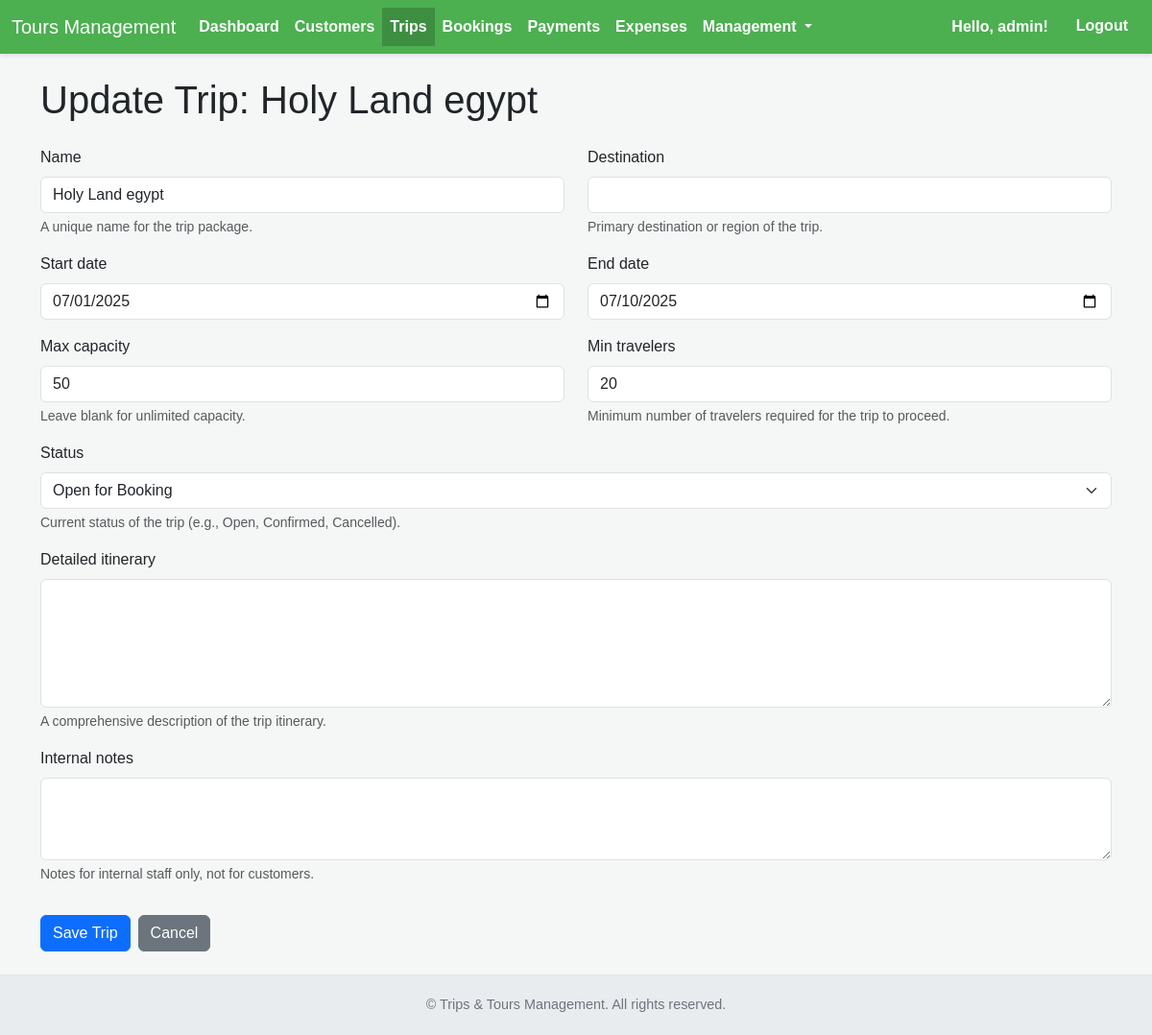
The app's page /trips/5/edit/ (signed in) with its own data.
### trips/models.py (models this page shows, shortened)
class Trip(models.Model):
    TRIP_STATUS_CHOICES = [
        ('open', 'Open for Booking'),
        ('confirmed', 'Confirmed'),
        ('full', 'Full'),
        ('cancelled', 'Cancelled'),
        ('completed', 'Completed'),
    ]
    name = models.CharField(max_length=200, unique=True, help_text="Unique name for the trip package.")
    destination = models.CharField(max_length=255, blank=True, help_text="Primary destination or region of the trip.")
    start_date = models.DateField()
    end_date = models.DateField()
    internal_notes = models.TextField(blank=True, help_text="Notes for internal staff only, not for customers.")
    detailed_itinerary = models.TextField(blank=True, help_text="A comprehensive description of the trip itinerary.")
    max_capacity = models.PositiveIntegerField(blank=True, null=True, help_text="Maximum number of travelers this trip can accommodate.")
    min_travelers = models.PositiveIntegerField(blank=True, null=True, help_text="Minimum number of travelers required for the trip to proceed.")
    status = models.CharField(
        max_length=20,
        choices=TRIP_STATUS_CHOICES,
        default='open',
        help_text="Current status of the trip (e.g., Open, Confirmed, Cancelled)."
    )
    date_created = models.DateTimeField(auto_now_add=True)
    last_updated = models.DateTimeField(auto_now=True)
    class Meta:
        ordering = ['start_date', 'name']
        verbose_name = "Trip"
        verbose_name_plural = "Trips"
        unique_together = ['name', 'start_date']

### trips/views.py (the view)
# urls.py: path('<int:pk>/edit/', views.trip_update, name='trip_update'),
@login_required
def trip_update(request, pk):
    trip = get_object_or_404(Trip, pk=pk)
    if request.method == 'POST':
        form = TripForm(request.POST, instance=trip)
        if form.is_valid():
            form.save()
            return redirect('trip_detail', pk=trip.pk)
    else:
        form = TripForm(instance=trip)
    context = {
        'form': form,
        'title': f'Update Trip: {trip.name}',
        'trip': trip,
    }
    return render(request, 'trips/trip_form.html', context)

### trips/forms.py (shortened to what this page needs)
class TripForm(forms.ModelForm):
    class Meta:
        model = Trip
        fields = [
            'name', 'destination', 'start_date', 'end_date',
            'max_capacity', 'min_travelers', 'status',
            'internal_notes', 'detailed_itinerary'
        ]
        widgets = {
            'start_date': forms.DateInput(attrs={'type': 'date'}),
            'end_date': forms.DateInput(attrs={'type': 'date'}),
            'internal_notes': forms.Textarea(attrs={'rows': 3}),
            'detailed_itinerary': forms.Textarea(attrs={'rows': 5}),
        }
        help_texts = {
            'name': 'A unique name for the trip package.',
            'max_capacity': 'Leave blank for unlimited capacity.',
        }

### customers/templatetags/app_filters.py (called while the page is built)
@register.filter(name='add_class')
def add_class(value, arg):
    return value.as_widget(attrs={'class': arg})

### trips/templates/trips/trip_form.html (shortened to what this page needs)
{% extends "base.html" %}
{% load app_filters %}
{% block content %}
    <h1 class="mb-4">{{ title }}</h1>
    <form method="post">
        <div class="row">
            <div class="col-md-6 mb-3">
                <label for="{{ form.name.id_for_label }}" class="form-label">{{ form.name.label }}</label>
                {{ form.name|add_class:"form-control" }}
                {% if form.name.help_text %}<div class="form-text">{{ form.name.help_text }}</div>{% endif %}
            </div>
            <div class="col-md-6 mb-3">
                <label for="{{ form.destination.id_for_label }}" class="form-label">{{ form.destination.label }}</label>
                {{ form.destination|add_class:"form-control" }}
                {% if form.destination.help_text %}<div class="form-text">{{ form.destination.help_text }}</div>{% endif %}
            </div>
            <div class="col-md-6 mb-3">
                <label for="{{ form.start_date.id_for_label }}" class="form-label">{{ form.start_date.label }}</label>
                {{ form.start_date|add_class:"form-control" }}
            </div>
            <div class="col-md-6 mb-3">
                <label for="{{ form.end_date.id_for_label }}" class="form-label">{{ form.end_date.label }}</label>
                {{ form.end_date|add_class:"form-control" }}
            </div>
            <div class="col-md-6 mb-3">
                <label for="{{ form.max_capacity.id_for_label }}" class="form-label">{{ form.max_capacity.label }}</label>
                {{ form.max_capacity|add_class:"form-control" }}
                {% if form.max_capacity.help_text %}<div class="form-text">{{ form.max_capacity.help_text }}</div>{% endif %}
            </div>
            <div class="col-md-6 mb-3">
                <label for="{{ form.min_travelers.id_for_label }}" class="form-label">{{ form.min_travelers.label }}</label>
                {{ form.min_travelers|add_class:"form-control" }}
                {% if form.min_travelers.help_text %}<div class="form-text">{{ form.min_travelers.help_text }}</div>{% endif %}
            </div>
            <div class="col-md-12 mb-3">
                <label for="{{ form.status.id_for_label }}" class="form-label">{{ form.status.label }}</label>
                {{ form.status|add_class:"form-select" }}
                {% if form.status.help_text %}<div class="form-text">{{ form.status.help_text }}</div>{% endif %}
            </div>
            <div class="col-md-12 mb-3">
                <label for="{{ form.detailed_itinerary.id_for_label }}" class="form-label">{{ form.detailed_itinerary.label }}</label>
                {{ form.detailed_itinerary|add_class:"form-control" }}
                {% if form.detailed_itinerary.help_text %}<div class="form-text">{{ form.detailed_itinerary.help_text }}</div>{% endif %}
            </div>
            <div class="col-md-12 mb-3">
                <label for="{{ form.internal_notes.id_for_label }}" class="form-label">{{ form.internal_notes.label }}</label>
                {{ form.internal_notes|add_class:"form-control" }}
                {% if form.internal_notes.help_text %}<div class="form-text">{{ form.internal_notes.help_text }}</div>{% endif %}
            </div>
        </div>
        <div class="d-flex justify-content-start mt-3">
            <button type="submit" class="btn btn-primary me-2">Save Trip</button>
            <a href="{% url 'trip_list' %}" class="btn btn-secondary">Cancel</a>
        </div>
    </form>
{% endblock content %}

### templates/base.html (shortened to what this page needs)
{% load static %}
<!DOCTYPE html>
<html lang="en">
<head>
    <link href="https://cdn.jsdelivr.net/npm/bootstrap@5.3.3/dist/css/bootstrap.min.css" rel="stylesheet">
</head>
<body>
    <nav class="navbar navbar-expand-lg">
        <div class="container-fluid">
            <a class="navbar-brand text-white" href="{% url 'dashboard' %}">Tours Management</a>
            <div class="collapse navbar-collapse" id="navbarNav">
                <ul class="navbar-nav me-auto mb-2 mb-lg-0">
                    <li class="nav-item">
                        <a class="nav-link {% if request.resolver_match.url_name == 'dashboard' %}active{% endif %}" href="{% url 'dashboard' %}">Dashboard</a>
                    </li>
                    <li class="nav-item">
                        <a class="nav-link {% if 'customer' in request.path %}active{% endif %}" href="{% url 'customer_list' %}">Customers</a>
                    </li>
                    <li class="nav-item">
                        <a class="nav-link {% if 'trip' in request.path and not 'booking' in request.path %}active{% endif %}" href="{% url 'trip_list' %}">Trips</a>
                    </li>
                    <li class="nav-item">
                        <a class="nav-link {% if 'booking' in request.path %}active{% endif %}" href="{% url 'booking_list' %}">Bookings</a>
                    </li>
                    <li class="nav-item">
                        <a class="nav-link {% if 'payment' in request.path %}active{% endif %}" href="{% url 'payment_list' %}">Payments</a>
                    </li>
                    <li class="nav-item">
                        <a class="nav-link {% if 'expense' in request.path and 'types' not in request.path %}active{% endif %}" href="{% url 'expense_list' %}">Expenses</a>
                    </li>
                    <li class="nav-item dropdown">
                        <a class="nav-link dropdown-toggle {% if 'types' in request.path %}active{% endif %}" href="#" id="navbarDropdownManagement" role="button" data-bs-toggle="dropdown" aria-expanded="false">
                            Management
                        </a>
                    </li>
                </ul>
                <div class="d-flex">
                    {% if user.is_authenticated %}
                        <span class="navbar-text me-3">Hello, {{ user.username }}!</span>
                        <form action="{% url 'logout' %}" method="post" class="d-inline">
                            <button type="submit" class="btn btn-link text-white">Logout</button>
                        </form>
                    {% else %}
                        <a class="nav-link text-white" href="{% url 'login' %}">Login</a>
                    {% endif %}
                </div>
            </div>
        </div>
    </nav>
    <div class="container flex-grow-1 my-4">
        {% block content %}{% endblock content %}
    </div>
    <footer>
        © {{ "now"|date:"Y" }} Trips & Tours Management. All rights reserved.
    </footer>
</body>
</html>

### templates/base.html (style rules this page uses)
body { font-family: Arial, sans-serif; background-color: #f4f7f6; display: flex; flex-direction: column; min-height: 100vh; }
.navbar { background-color: #4CAF50; box-shadow: 0 2px 4px rgba(0,0,0,0.1); }
.navbar .nav-link { color: white !important; font-weight: bold; transition: background-color 0.3s ease; }
.navbar .nav-link.active { background-color: #3e8e41; }
.navbar .navbar-text { color: white; font-weight: bold; }
.navbar .btn-link { color: white; font-weight: bold; text-decoration: none; transition: background-color 0.3s ease; }
footer { margin-top: auto; padding: 1.25rem; text-align: center; color: #6c757d; font-size: 0.9em; background-color: #e9ecef; border-top: 1px solid #dee2e6; }

### records on screen
Trip: name "Holy Land egypt", start_date "07/01/2025", end_date "07/10/2025", max_capacity "50", min_travelers "20", status "Open for Booking"

### other values on screen
{{ user.username }} "admin"
{{ title }} "Update Trip: Holy Land egypt"
